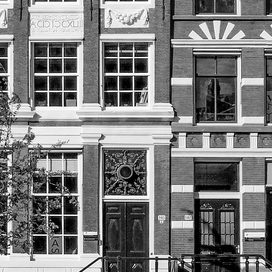
#> input picture tp2-en/traitement-images/ressources-tp2/03-maison-reference.png, 272 x 272 px, shrunk from 512 x 512 before the run
$ python 07_manual_equalization.py
#> lines starting #> are read from the running program, lines starting #| are printed output that depends on the picture; long printed decimals are rounded
### tp2-en/traitement-images/tp2/tp2_support.py
from pathlib import Path

import matplotlib.pyplot as plt
import numpy as np
from PIL import Image


SCRIPT_DIR = Path(__file__).resolve().parent
STUDENT_ROOT = SCRIPT_DIR.parent
RESOURCE_DIR = STUDENT_ROOT / f"ressources-{SCRIPT_DIR.name}"
if not RESOURCE_DIR.exists():
    RESOURCE_DIR = STUDENT_ROOT / "ressources"
RESULTS_DIR = SCRIPT_DIR / "resultats"


def load_gray(filename):
    """Load a teaching image as grayscale values in [0, 1]."""
#> called with filename = '03-maison-reference.png'
    path = RESOURCE_DIR / filename
    if not path.exists():
        raise FileNotFoundError(f"Missing image resource: {path}")
    with Image.open(path) as source:
#> source is the input picture: PIL image 272x272 L; min 0, max 255, mean 123.2
        image = np.asarray(source.convert("L"), dtype=np.float32) / 255.0
    return image


# [53 lines left out: functions histogram_data, add_histogram, add_cumulative_distribution, plot_histogram_data, plot_cumulative_data, compare_images_and_histograms, not called in this run]


def save_figure(fig, filename):
    RESULTS_DIR.mkdir(parents=True, exist_ok=True)
    path = RESULTS_DIR / filename
    fig.savefig(path, dpi=160, bbox_inches="tight")
    print(f"Saved figure: {path}")
    plt.show()


# [31 lines left out: functions print_stats, load_rgb, compare_rgb_cases, not called in this run]

### tp2-en/traitement-images/tp2/07_manual_equalization.py
"""Optional extension: implement global equalization."""

import matplotlib.pyplot as plt
import numpy as np
from skimage import exposure

from tp2_support import load_gray, save_figure


image = load_gray("03-maison-reference.png")
image = 0.35 + 0.30 * image
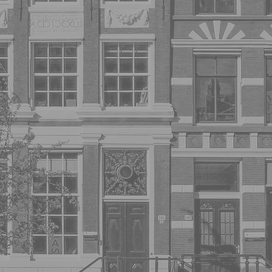
#> image: shape (272, 272) float32; min 0.35, max 0.65, mean 0.495
nbins = 256

# TODO 1 : compute the histogram over [0, 1]
counts , edges = np.histogram(image.ravel(), bins=nbins, range=(image.min(), image.max()))
#> counts = 256 values, max 778 at index 228, min 95 at index 170, mean 289; edges = 257 values from 0.35 to 0.65

# TODO 2 : normalize the counts so that their sum is 1
probability = counts / counts.sum()
#> probability = 256 values, max 0.0105 at index 228, min 0.00128 at index 170, mean 0.00391

# TODO 3 : compute the cumulative distribution
cumulative = np.cumsum(probability)
#> cumulative = 256 values from 0.00934 to 1

# TODO 4 : map intensities by interpolating cumulative proportions at bin centers
centers = (edges[:-1] + edges[1:]) / 2
#> centers = 256 values from 0.351 to 0.649
equalized_manual = np.interp(image, centers, cumulative)
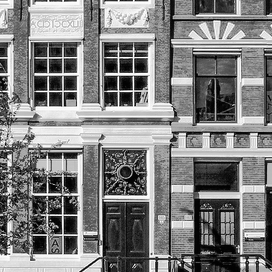
#> equalized_manual: shape (272, 272) float64; min 0.00934, max 1, mean 0.503

# For each pixel intensity p, find the two bin centers surrounding it.
# Compute how far p lies between those centers, then use the same fraction
# between their cumulative proportions to get the pixel's new intensity.
# Values outside the bin centers use the nearest endpoint value.

if equalized_manual is not None:
    reference = exposure.equalize_hist(image, nbins=nbins)
    difference = np.abs(equalized_manual - reference)
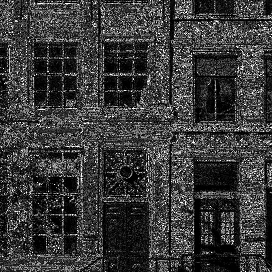
#> difference: shape (272, 272) float64; min 2.22e-16, max 5.55e-08, mean 1.27e-08; drawn with min black and max white
    print(f"Mean absolute difference from scikit-image: {difference.mean():.6f}")
#| Mean absolute difference from scikit-image: 0

    fig, axes = plt.subplots(1, 3, figsize=(12, 4))
    for axis, result, title in zip(
        axes,
        [image, equalized_manual, reference],
        ["Reduced contrast", "Your result", "scikit-image"],
    ):
        axis.imshow(result, cmap="gray", vmin=0, vmax=1)
        axis.set_title(title)
        axis.axis("off")
#> this loop made 3 passes
#> title on passes 1 to 3: 'Reduced contrast', 'Your result', 'scikit-image'
    fig.tight_layout()
    save_figure(fig, "07-egalisation-manuelle.png")
#> in save_figure, `fig.savefig(path, dpi=160, bbox_inches="tight")`:
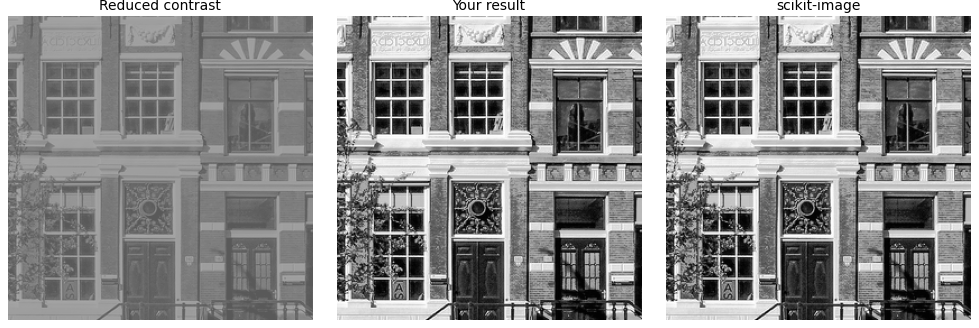
#> figure drawn by matplotlib, 3 panels

$ run again, with tp2-en/traitement-images/ressources-tp2/05-image-bruitee.jpg saved as tp2-en/traitement-images/ressources-tp2/03-maison-reference.png
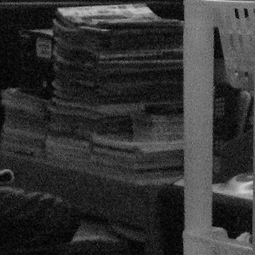
#> input picture tp2-en/traitement-images/ressources-tp2/05-image-bruitee.jpg, 255 x 255 px, shrunk from 480 x 480 before the run
#> in load_gray, source is the input picture: PIL image 255x255 L; min 0, max 211, mean 50.5
#> counts = 256 values, max 1203 at index 30, min 0 at index 5, mean 254; edges = 257 values from 0.35 to 0.598
#> probability = 256 values, max 0.0185 at index 30, min 0 at index 5, mean 0.00391
#> cumulative = 256 values from 0.000185 to 1
#> centers = 256 values from 0.35 to 0.598
#> `difference = np.abs(equalized_manual - reference)`:
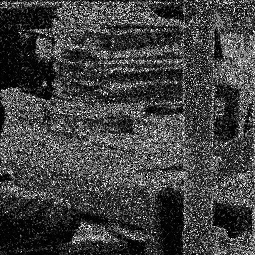
#> difference: shape (255, 255) float64; min 6.66e-16, max 4.89e-08, mean 1.27e-08; drawn with min black and max white
#| Mean absolute difference from scikit-image: 0
#> the loop `for axis, result, title in zip( axes, [image, equalized_manual, refere..` made 3 passes
#> title on passes 1 to 3: 'Reduced contrast', 'Your result', 'scikit-image'
#> in save_figure, `fig.savefig(path, dpi=160, bbox_inches="tight")`:
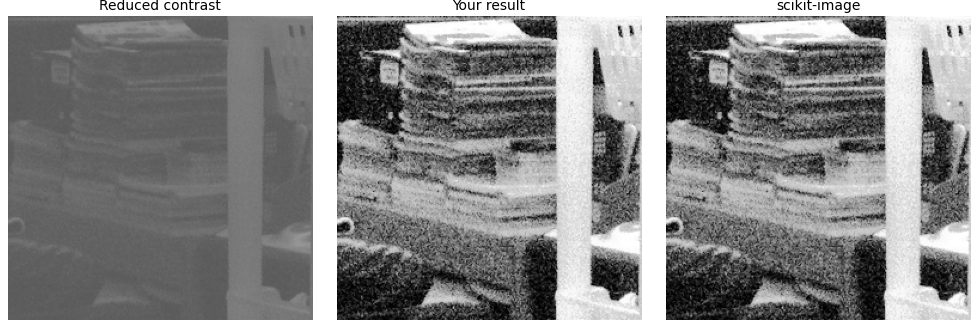
#> figure drawn by matplotlib, 3 panels
